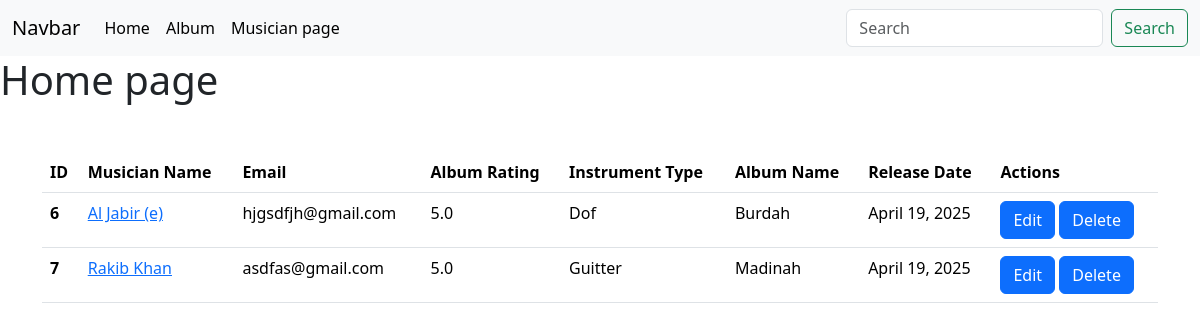
The page / on the database its author committed.
### Album/models.py (models this page shows, shortened)
class Album(models.Model):
    album_name = models.CharField(max_length=100)
    musician = models.ForeignKey(Musician, on_delete=models.CASCADE, default=None)
    release_date = models.DateField(default=date.today)
    rating = models.DecimalField(max_digits=3, decimal_places=1)

### Musician/models.py (models this page shows)
class Musician(models.Model):
    first_name = models.CharField(max_length=30)
    last_name = models.CharField(max_length=30)
    email = models.EmailField()
    phone = models.CharField(max_length=15)
    instrument = models.CharField(max_length=30)
    def __str__(self):
        return self.first_name + ' ' + self.last_name

### Musicians_Directory/views.py (the view)
# urls.py: 2. Add a URL to urlpatterns:  path('', views.home, name='home')
def home(request):
    post = Album.objects.all()
    return render(request, 'home.html', {'data': post})

### templates/home.html
{% extends "base.html" %} {% block content %}
<h1>Home page</h1>
<div class="container mt-5">
    <table class="table">
  <thead>
    <tr>
      <th scope="col">ID</th>
      <th scope="col">Musician Name</th>
      <th scope="col">Email</th>
      <th scope="col">Album Rating</th>
      <th scope="col">Instrument Type</th>
      <th scope="col">Album Name</th>
      <th scope="col">Release Date</th>
      <th scope="col">Actions</th>
    </tr>
  </thead>
  <tbody>
    {% for album in data %}
    <tr>
      <th scope="row">{{ album.id }}</th>
      <td><a href=" {% url "edit_musician" album.musician.id %}">{{ album.musician }}</a></td>
      <td>{{ album.musician.email }}</td>
      <td>{{ album.rating }}</td>
      <td>{{ album.musician.instrument }}</td>
      <td>{{ album.album_name }}</td>
      <td>{{ album.release_date }}</td>
      <td>
        <a href="{% url "edit_album" album.id %}" class="btn btn-primary">Edit</a>
        <a href="{% url "delete_Musician" album.musician.id %}" class="btn btn-primary">Delete</a>
      </td>
    </tr>
    {% endfor %}
  </tbody>
</table>
</div>
{% endblock content %}

### templates/base.html (shortened to what this page needs)
{% load static %}
<!DOCTYPE html>
<html lang="en">
  <head>
    <link
      href="https://cdn.jsdelivr.net/npm/bootstrap@5.3.3/dist/css/bootstrap.min.css"
      rel="stylesheet"
    />
  </head>
  <body>
    <nav class="navbar navbar-expand-lg bg-body-tertiary">
      <div class="container-fluid">
        <a class="navbar-brand" href="{% url "home" %}">Navbar</a>
        <div class="collapse navbar-collapse" id="navbarSupportedContent">
          <ul class="navbar-nav me-auto mb-2 mb-lg-0">
            <li class="nav-item">
              <a
                class="nav-link active"
                aria-current="page"
                href="{% url 'home' %}"
                >Home</a
              >
            </li>
            <li class="nav-item">
              <a
                class="nav-link active"
                aria-current="page"
                href="{% url 'album_list' %}"
                >Album</a
              >
            </li>
            <li class="nav-item">
              <a
                class="nav-link active"
                aria-current="page"
                href="{% url 'musician_list' %}"
                >Musician page</a
              >
            </li>
          </ul>
          <form class="d-flex" role="search">
            <input
              class="form-control me-2"
              type="search"
              placeholder="Search"
              aria-label="Search"
            />
            <button class="btn btn-outline-success" type="submit">
              Search
            </button>
          </form>
        </div>
      </div>
    </nav>
    {% block content %} {% endblock content %}
  </body>
</html>

### rows shown on the page
Album: id "6", musician "Al Jabir (e)", musician.email "hjgsdfjh@gmail.com", rating "5.0", musician.instrument "Dof", album_name "Burdah", release_date "April 19, 2025"
Album: id "7", musician "Rakib Khan", musician.email "asdfas@gmail.com", rating "5.0", musician.instrument "Guitter", album_name "Madinah", release_date "April 19, 2025"
